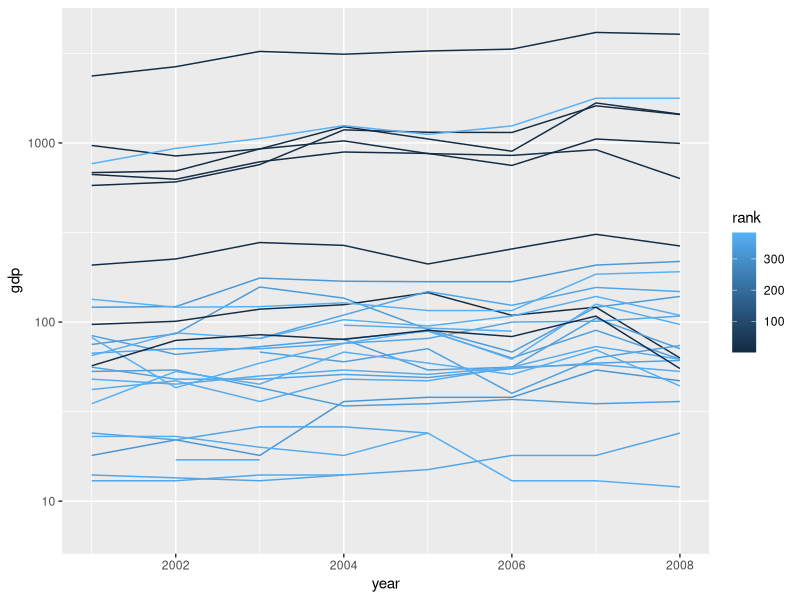
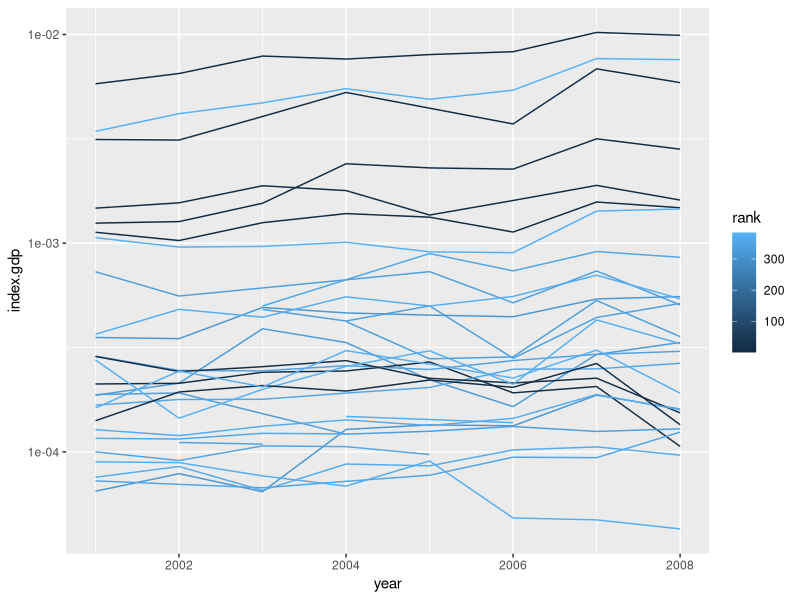
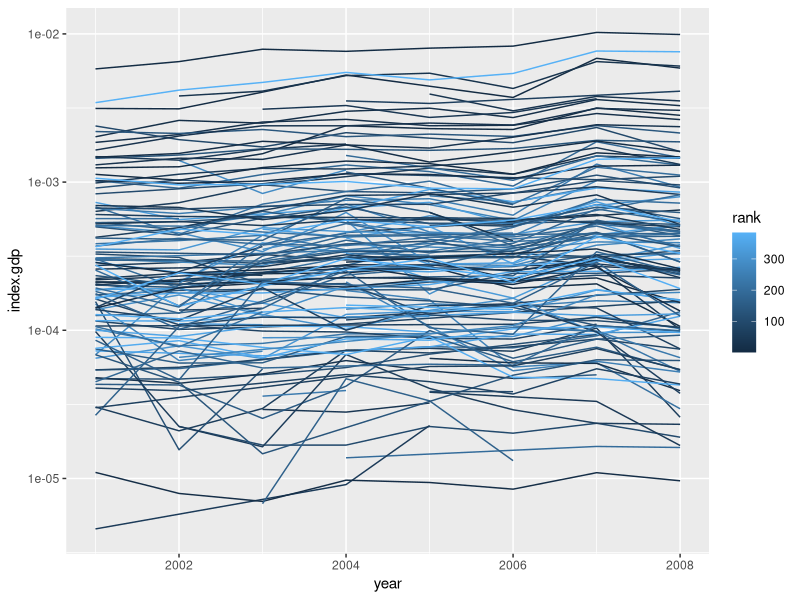
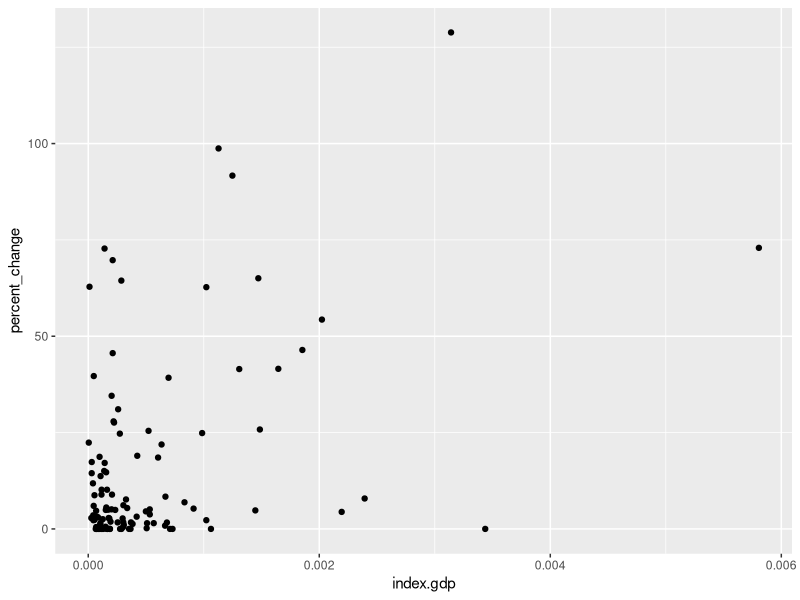

These charts were generated, in order, by the following R code:
library(ggplot2)
gdp <- read.csv("gdp-selected.csv")
gdp_growth <- read.csv("gdp-growth.csv")
hpi_peaks <- read.csv("hpi-peaks.csv") 
names(hpi_peaks)[1] <- "fips" 
hpi_peaks[5] <- NULL
gdp[8] <- NULL
#-------------------------------------------------------------------

gdp_hpi <- merge(hpi_peaks, gdp, by = "fips", all.x = TRUE)
selected <- subset(gdp_hpi, rank <= 10 | rank > 310)

# Agriculture, foresty & fishing
#  - interesting! the low ranking towns have (on average) much higher values
qplot(year, gdp, data = subset(selected, indust == 3), 
  colour = rank, geom="line", group = metro, log = "y")
qplot(year, index.gdp, data = subset(selected, indust == 3), 
  colour = rank, geom="line", group = metro, log = "y" )
qplot(year, index.gdp, data = subset(gdp_hpi, indust == 3), 
  colour = rank, geom="line", group = metro, log = "y" )

#look at initial gdp vs hpi change for Agriculture industry

qplot(index.gdp, percent_change, data=subset(gdp_hpi,indust==3 & year== 2001))

